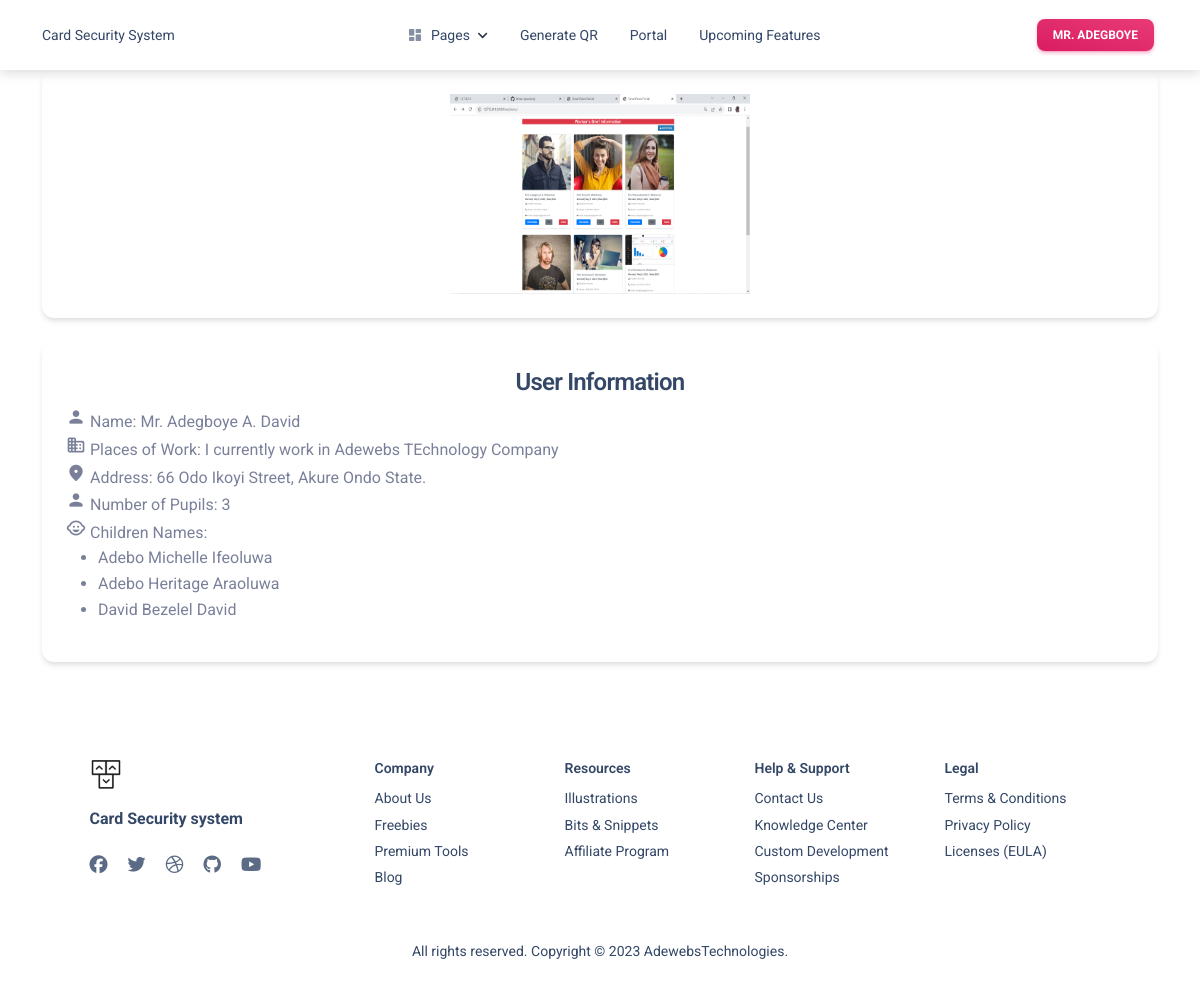
Page /profile/ (signed in) on the committed database.
### cardsecuritysystem/models.py (models this page shows, shortened)
class ChildParents(AbstractUser):
    title = models.CharField(max_length=10, null=True, blank=True)
    first_name = models.CharField(max_length=200, blank=True, null=True)
    middle_name = models.CharField(max_length=200, blank=True, null=True)
    last_name = models.CharField(max_length=200, null=True, blank=True)
    phone_number = models.CharField(max_length=20, null=True, blank=True)
    email = models.EmailField(unique = True, null=True, blank=True)
    image = models.ImageField(null=True, blank=True, upload_to='parentsImage/')
    places_of_work = models.TextField(null=True, blank=True, max_length=50)
    address = models.TextField(null=True, blank=True)
    picker = models.CharField(max_length=20, null=True, blank=True)
    picker_description = models.TextField(blank=True, null=True)
    picker_number = models.CharField(max_length=20, null=True, blank=True)
    picker_security_question = models.CharField(max_length=100, null=True, blank=True)
    picker_security_answer = models.CharField(max_length=100, null=True, blank=True)
    parentqr = models.ImageField(null=True, blank=True, upload_to='parentsQR/')
    groups = models.ManyToManyField(Group, blank=True, related_name='parents')
    user_permissions = models.ManyToManyField(Permission, blank=True, related_name='parents')
    USERNAME_FIELD = 'email'
    REQUIRED_FIELDS = []

class Pupil(models.Model):
    first_name = models.CharField(max_length=200, blank=True, null=True)
    middle_name = models.CharField(max_length=200, blank=True, null=True)
    last_name = models.CharField(max_length=200, blank=True, null=True)
    registration_number = models.CharField(max_length=200, unique=True)
    age = models.CharField(max_length=200, blank=True, null=True)
    student_class = models.CharField(max_length=200, blank=True, null=True)
    skin_color = models.CharField(max_length=200,null=True,blank=True)
    email = models.EmailField(unique=True, null=True, blank=True)
    school_fee = models.CharField(max_length=200, null= True, blank=True)
    part_payment = models.CharField(max_length=200, blank=True, null=True)
    teachers_comment = models.CharField(max_length=255, blank=True, null=True)
    avatar = models.ImageField(null=True, blank=True, upload_to='userprofile/')
    QR_Code = models.ImageField(null=True, blank=True, upload_to="userQR/")
    Bar_Code = models.ImageField(null=True, blank=True, upload_to="userBar")
    parent = models.ForeignKey('ChildParents', related_name='pupils', on_delete=models.CASCADE)

### cardsecuritysystem/views.py (the view)
# urls.py: path('profile/', views.profile, name='profile'),
@login_required(login_url='signin')
def profile(request):
    return render(request, 'material-kit-master/pages/profile.html')

### templates/material-kit-master/pages/profile.html (shortened to what this page needs)
{% extends 'material-kit-master/dashboardBase.html' %}
{% load static %}
{% block body %}
    <div class="container center-content">
        <div class="card">
            <div class="card-body text-center">
                <img src="{{ request.user.image.url }}" alt="User Profile Image" height="200" width="300" class="profile-image">
            </div>
        </div>
        <div class="card mt-4 user-info-card">
            <div class="card-body">
                <h4 class="card-title" align="center">User Information</h4>
                <div class="user-info-columns">
                    <div>
                        <div class="user-info-icons">
                            <i class="material-icons">person</i> Name: {{ request.user.title }} {{ request.user.first_name }} {{ request.user.middle_name|first|upper }}. {{ request.user.last_name }}
                        </div>
                        <div class="user-info-icons">
                            <i class="material-icons">business</i> Places of Work: {{ request.user.places_of_work }}
                        </div>
                        <div class="user-info-icons">
                            <i class="material-icons">location_on</i> Address: {{ request.user.address }}
                        </div>
                        <div class="user-info-icons">
                            <i class="material-icons">person</i> Number of Pupils: {{ request.user.pupils.count }}
                        </div>
                        <div class="user-info-icons">
                            <i class="material-icons">child_care</i> Children Names:
                            <ul>
                                {% for pupil in request.user.pupils.all %}
                                    <li>{{ pupil.first_name }} {{ pupil.middle_name }} {{ pupil.last_name }}</li>
                                {% endfor %}
                            </ul>
                        </div>
                    </div>
                </div>
            </div>
        </div>
    </div>
{% endblock %}

### templates/material-kit-master/dashboardBase.html (shortened to what this page needs)
{% load static %}
<html lang="en" itemscope itemtype="http://schema.org/WebPage">
<head>
<link href="{% static 'assets/css/nucleo-icons.css' %}" rel="stylesheet" />
<link href="{% static 'assets/css/nucleo-svg.css' %}" rel="stylesheet" />
<link id="pagestyle" href="{% static 'assets/css/material-kit.css' %}" rel="stylesheet" />
</head>
<body>
<nav class="navbar navbar-expand-lg navbar-light bg-white z-index-3 py-3">
  <div class="container">
    <a class="navbar-brand" href="{% url 'dashboard' %}" rel="tooltip" title="Home" data-placement="bottom">
      Card Security System
    </a>
    <div class="collapse navbar-collapse w-100 pt-3 pb-2 py-lg-0" id="navigation">
      <ul class="navbar-nav navbar-nav-hover mx-auto">
       <li class="nav-item dropdown dropdown-hover mx-2">
          <a class="nav-link ps-2 d-flex cursor-pointer align-items-center" id="dropdownMenuPages" data-bs-toggle="dropdown" aria-expanded="false">
            <i class="material-icons opacity-6 me-2 text-md">dashboard</i>
            Pages
            <img src="{% static 'assets/img/down-arrow-dark.svg' %}" alt="down-arrow" class="arrow ms-auto ms-md-2">
          </a>
          <div class="dropdown-menu dropdown-menu-animation ms-n3 dropdown-md p-3 border-radius-xl mt-0 mt-lg-3" aria-labelledby="dropdownMenuPages">
        <li class="nav-item mx-2">
          <a class="nav-link ps-2 d-flex justify-content-between cursor-pointer align-items-center" role="button" href="{% url 'generate' %}">
            Generate QR
          </a>
        </li>
        <li class="nav-item mx-2">
          <a class="nav-link ps-2 d-flex justify-content-between cursor-pointer align-items-center" role="button">
            Portal
          </a>
        </li>
        <li class="nav-item mx-2">
          <a class="nav-link ps-2 d-flex justify-content-between cursor-pointer align-items-center" role="button">
            Upcoming Features
          </a>
        </li>
      </ul>
      <ul class="navbar-nav d-lg-block d-none">
        <li class="nav-item">
          <a href="{% url 'profile' %}" class="btn btn-sm  bg-gradient-primary  mb-0 me-1" role="button">{{request.user.title}} {{request.user.first_name}}</a>
        </li>
      </ul>
    </div>
  </div>
</nav>
{% block body %}
{% endblock %}
  <footer class="footer pt-5 mt-5">
  <div class="container">
    <div class=" row">
      <div class="col-md-3 mb-4 ms-auto">
        <div>
          <a href="https://www.creative-tim.com/product/material-kit">
            <img src="{% static 'assets/img/logo-ct-dark.png' %}" class="mb-3 footer-logo" alt="main_logo">
          </a>
          <h6 class="font-weight-bolder mb-4">Card Security system</h6>
        </div>
        <div>
          <ul class="d-flex flex-row ms-n3 nav">
            <li class="nav-item">
              <a class="nav-link pe-1" href="https://www.facebook.com/CreativeTim" target="_blank">
                <i class="fab fa-facebook text-lg opacity-8"></i>
              </a>
            </li>
            <li class="nav-item">
              <a class="nav-link pe-1" href="https://twitter.com/creativetim" target="_blank">
                <i class="fab fa-twitter text-lg opacity-8"></i>
              </a>
            </li>
            <li class="nav-item">
              <a class="nav-link pe-1" href="https://dribbble.com/creativetim" target="_blank">
                <i class="fab fa-dribbble text-lg opacity-8"></i>
              </a>
            </li>
            <li class="nav-item">
              <a class="nav-link pe-1" href="https://github.com/creativetimofficial" target="_blank">
                <i class="fab fa-github text-lg opacity-8"></i>
              </a>
            </li>
            <li class="nav-item">
              <a class="nav-link pe-1" href="https://www.youtube.com/channel/UCVyTG4sCw-rOvB9oHkzZD1w" target="_blank">
                <i class="fab fa-youtube text-lg opacity-8"></i>
              </a>
            </li>
          </ul>
        </div>
      </div>
      <div class="col-md-2 col-sm-6 col-6 mb-4">
        <div>
          <h6 class="text-sm">Company</h6>
          <ul class="flex-column ms-n3 nav">
            <li class="nav-item">
              <a class="nav-link" href="https://www.creative-tim.com/presentation" target="_blank">
                About Us
              </a>
            </li>
            <li class="nav-item">
              <a class="nav-link" href="https://www.creative-tim.com/templates/free" target="_blank">
                Freebies
              </a>
            </li>
            <li class="nav-item">
              <a class="nav-link" href="https://www.creative-tim.com/templates/premium" target="_blank">
                Premium Tools
              </a>
            </li>
            <li class="nav-item">
              <a class="nav-link" href="https://www.creative-tim.com/blog" target="_blank">
                Blog
              </a>
            </li>
          </ul>
        </div>
      </div>
      <div class="col-md-2 col-sm-6 col-6 mb-4">
        <div>
          <h6 class="text-sm">Resources</h6>
          <ul class="flex-column ms-n3 nav">
            <li class="nav-item">
              <a class="nav-link" href="https://iradesign.io/" target="_blank">
                Illustrations
              </a>
            </li>
            <li class="nav-item">
              <a class="nav-link" href="https://www.creative-tim.com/bits" target="_blank">
                Bits & Snippets
              </a>
            </li>
            <li class="nav-item">
              <a class="nav-link" href="https://www.creative-tim.com/affiliates/new" target="_blank">
                Affiliate Program
              </a>
            </li>
          </ul>
        </div>
      </div>
      <div class="col-md-2 col-sm-6 col-6 mb-4">
        <div>
          <h6 class="text-sm">Help & Support</h6>
          <ul class="flex-column ms-n3 nav">
            <li class="nav-item">
              <a class="nav-link" href="https://www.creative-tim.com/contact-us" target="_blank">
                Contact Us
              </a>
            </li>
            <li class="nav-item">
              <a class="nav-link" href="https://www.creative-tim.com/knowledge-center" target="_blank">
                Knowledge Center
              </a>
            </li>
            <li class="nav-item">
              <a class="nav-link" href="https://services.creative-tim.com/?ref=ct-mk2-footer" target="_blank">
                Custom Development
              </a>
            </li>
            <li class="nav-item">
              <a class="nav-link" href="https://www.creative-tim.com/sponsorships" target="_blank">
                Sponsorships
              </a>
            </li>
          </ul>
        </div>
      </div>
      <div class="col-md-2 col-sm-6 col-6 mb-4 me-auto">
        <div>
          <h6 class="text-sm">Legal</h6>
          <ul class="flex-column ms-n3 nav">
            <li class="nav-item">
              <a class="nav-link" href="https://www.creative-tim.com/knowledge-center/terms-of-service" target="_blank">
                Terms & Conditions
              </a>
            </li>
            <li class="nav-item">
              <a class="nav-link" href="https://www.creative-tim.com/knowledge-center/privacy-policy" target="_blank">
                Privacy Policy
              </a>
            </li>
            <li class="nav-item">
              <a class="nav-link" href="https://www.creative-tim.com/license" target="_blank">
                Licenses (EULA)
              </a>
            </li>
          </ul>
        </div>
      </div>
      <div class="col-12">
        <div class="text-center">
          <p class="text-dark my-4 text-sm font-weight-normal">
            All rights reserved. Copyright © <script>document.write(new Date().getFullYear())</script> <a href="https://www.facebook.com/adewebs1" target="_blank">AdewebsTechnologies</a>.
          </p>
        </div>
      </div>
    </div>
  </div>
</footer>
</body>
</html>

### rows in the picture
ChildParents: user "MR.", user.first_name "ADEGBOYE", user.image (picture), user "Mr.", user.first_name "Adegboye", user.middle_name|first "A", user.last_name "David", user.places_of_work "I currently work in Adewebs TEchnology Company", user.address "66 Odo Ikoyi Street, Akure Ondo State.", user.pupils.count "3"
Pupil: first_name "Adebo", middle_name "Michelle", last_name "Ifeoluwa"
Pupil: first_name "Adebo", middle_name "Heritage", last_name "Araoluwa"
Pupil: first_name "David", middle_name "Bezelel", last_name "David"
